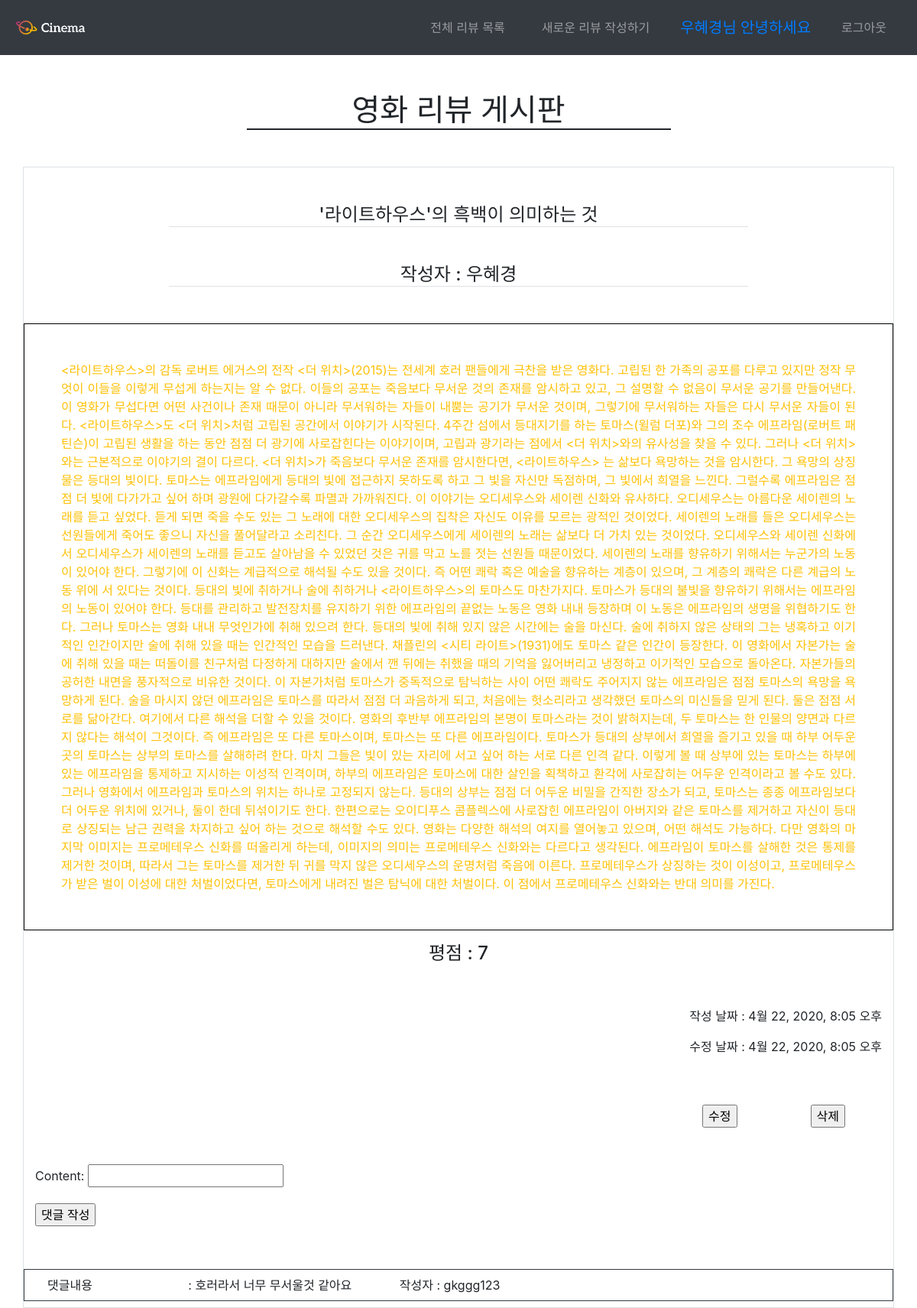
Page /community/10/ (signed in) on the committed database.
### community/models.py (models this page shows)
class Review(models.Model):
    title=models.CharField(max_length=100)
    movie_title=models.CharField(max_length=30)
    rank=models.IntegerField(default=0)
    content=models.TextField()
    created_at=models.DateTimeField(auto_now_add=True)
    updated_at=models.DateTimeField(auto_now=True)
    user=models.ForeignKey(settings.AUTH_USER_MODEL,on_delete=models.CASCADE)

class Comment(models.Model):
    user=models.ForeignKey(settings.AUTH_USER_MODEL,on_delete=models.CASCADE)
    review=models.ForeignKey(Review,on_delete=models.CASCADE)
    content=models.CharField(max_length=200)
    created_at=models.DateTimeField(auto_now_add=True)
    updated_at=models.DateTimeField(auto_now=True)

### community/views.py (the view)
# urls.py: path('<int:review_id>/',views.review_detail,name='review_detail'),
def review_detail(request,review_id):
    review=get_object_or_404(Review,id=review_id)
    form=CommentForm()
    context={
        'review':review,
        'form':form,
    }
    return render(request,'community/review_detail.html',context)

### community/forms.py
class CommentForm(forms.ModelForm):
    class Meta:
        model=Comment
        fields=['content',]

### community/templates/community/review_detail.html (shortened to what this page needs)
{% extends 'base.html' %}
{% block body %}
    <div class="text-center h1 col-6 offset-3 mt-5 mb-5" style="border-bottom: 2px solid">영화 리뷰 게시판</div>
    <div class="row justify-content-center border">
        <div class="h4 text-center border-bottom col-8 offset-2 my-5 mx-0 px-0">{{ review.title }}</div>
        <div class="h4 text-center border-bottom col-8 offset-2 mb-5 mx-0 px-0">작성자 : {{ review.user }}</div>
        <p class="col-12 text-justify py-5 px-5 text-warning" style=" border:solid 1px black;font-size:1rem">
            {{review.content}}
        </p>
        <div class="col-12 h4 text-center">
            평점 : {{ review.rank }}
        </div>
        <div class="offset-4 col-8 text-right mt-5">
           <p> 작성 날짜 : {{ review.created_at}} </p>
        </div>
        <div class="offset-4 col-8 text-right">
           <p> 수정 날짜 : {{ review.updated_at}} </p>
        </div>
            {% if request.user == review.user %}
                <div class="d-flex justify-content-end col-12">
        <form action="{% url 'community:review_update' review.id %}" class="mx-5 my-5">
            <input type="submit" value="수정">
        </form>
        <form action="{% url 'community:review_delete' review.id %}" method="POST" class="mx-5 my-5">
            <input type="submit" value="삭제">
        </form>
        </div>
    {% endif %}
{% if request.user.is_authenticated %}
<div class="col-12 mb-5">
<form action="{% url 'community:comments_create' review.id%}" method="POST">
    {{ form.as_p }}
    <input type="submit" value="댓글 작성">
</form>
</div>
{% endif %}
{% for comment in review.comment_set.all %}
    <div class="border border-dark col-12 row my-2">
    <div class="col-2 py-2">댓글내용</div> <div class="col-3 py-2">: {{comment.content}}</div>
    <div class="col-3 py-2">작성자 : {{comment.user.username}}</div>
    <div class="col-4 py-2">
    </div>
    </div>
{% endfor %}
{% endblock %}

### templates/base.html (shortened to what this page needs)
{% load static %}
<!DOCTYPE html>
<html lang="ko">
<head>
    <link rel="stylesheet" href="{% static 'bootstrap/bootstrap.css' %}">
</head>
<body>
    <nav class="navbar navbar-expand-md navbar-dark sticky-top bg-dark">
      <a class="navbar-brand" href="{% url 'community:review_list' %}">
        <img class="img-fluid"src="{% static "images/logo.png" %}" width="100"height="80">
      </a>
      <div class="collapse navbar-collapse justify-content-end" id="navbarsExample04" style>
        <ul class="navbar-nav list-unstyled mb-0 ">
        <li class="nav-item mx-3 my-2 "><a href="{% url 'community:review_list' %}" class="nav-link">전체 리뷰 목록</a></li>
        <li class="nav-item mx-3 my-2 "><a href="{% url 'community:review_create' %}" class="nav-link">새로운 리뷰 작성하기</a></li>
       {% if request.user.is_authenticated %}
            <li class="nav-item mx-3 my-2 h5 text-center py-2 text-primary "> {{ request.user.username }}님 안녕하세요 </li>
            <li class="nav-item mx-3 my-2 "><a href="{% url 'accounts:logout' %}" class="nav-link" >로그아웃</a></li>
        {% else %}
            <li class="nav-item mx-3 my-2 "><a href="{% url 'accounts:signup' %}"  class="nav-link">회원가입</a></li>
            <li class="nav-item mx-3 my-2 "><a href="{% url 'accounts:login' %}"  class="nav-link">로그인</a></li>
        {% endif %}
        </ul>
      </div>
  </nav>
    <div class="container">
    {% block body %}
    {% endblock %}
    </div>
</body>
</html>

### rows in the picture
Review: title "'라이트하우스'의 흑백이 의미하는 것", user "우혜경", content "<라이트하우스>의 감독 로버트 에거스의 전작 <더 위치>(2015)는 전세계 호러 팬들에게 극찬을 받은 영화다. 고립된 한 가족의 공포를 다루고 있지만 정작 무엇이 이들을 이렇게 무섭게 하는지는 알 수 없다. 이들의 공포는 죽음보다 무서운 것의 존재를 암시하고 있고, 그 설명할 수 없음이 무서운 공기를 만들어낸다. 이 영화가 무섭다면 어떤 사건이나 존재 때문이 아니라 무서워하는 자들이 내뿜는 공기가 무서운 것이며, 그렇기에 무서워하는 자들은 다시 무서운 자들이 된다. <라이트하우스>도 <더 위치>처럼 고립된 공간에서 이야기가 시작된다. 4주간 섬에서 등대지기를 하는 토마스(윌럼 더포)와 그의 조수 에프라임(로버트 패틴슨)이 고립된 생활을 하는 동안 점점 더 광기에 사로잡힌다는 이야기이며, 고립과 광기라는 점에서 <더 위치>와의 유사성을 찾을 수 있다. 그러나 <더 위치>와는 근본적으로 이야기의 결이 다르다. <더 위치>가 죽음보다 무서운 존재를 암시한다면, <라이트하우스> 는 삶보다 욕망하는 것을 암시한다. 그 욕망의 상징물은 등대의 빛이다. 토마스는 에프라임에게 등대의 빛에 접근하지 못하도록 하고 그 빛을 자신만 독점하며, 그 빛에서 희열을 느낀다. 그럴수록 에프라임은 점점 더 빛에 다가가고 싶어 하며 광원에 다가갈수록 파멸과 가까워진다. 이 이야기는 오디세우스와 세이렌 신화와 유사하다. 오디세우스는 아름다운 세이렌의 노래를 듣고…", rank "7", created_at "4월 22, 2020, 8:05 오후", updated_at "4월 22, 2020, 8:05 오후"
Comment: content "호러라서 너무 무서울것 같아요", user.username "gkggg123"

### other values in the picture
{{ request.user.username }} "우혜경"
